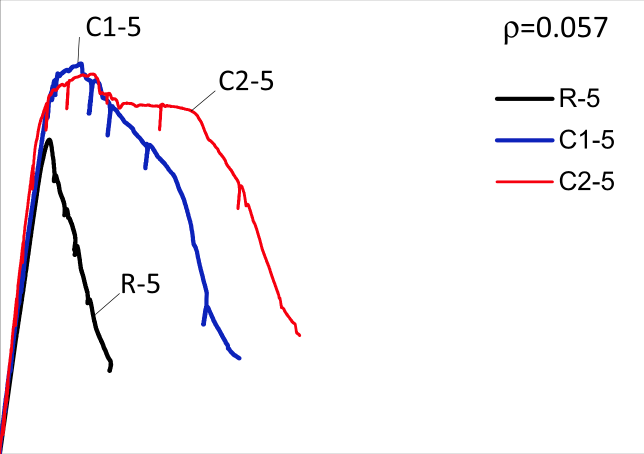
#> input picture Figure4.png, 1288 x 908 px (shown at 1/2 size)
$ jupyter execute Curve_Extraction.ipynb
#> lines starting #> are read from the running program, lines starting #| are printed output that depends on the picture
# Curve Extraction

The goal is to extract numerical values from an image.

### 1. Image import and Preprocessing

[cell 1]
import skimage.io as skio
import numpy as np

[cell 2]
figure1 = skio.imread('Figure4.png')
#> figure1 is the input picture: shape (908, 1288, 4); mean R, G, B, A 248, 245.7, 247.6, 255

[cell 3]
skio.imshow(figure1)

[cell 4]
figure1 = np.delete(figure1, 3,2)
#> figure1: shape (908, 1288, 3)

[cell 5]
# Make legend as a part of background
figure1[:, 800:,:] = [255,255,255]
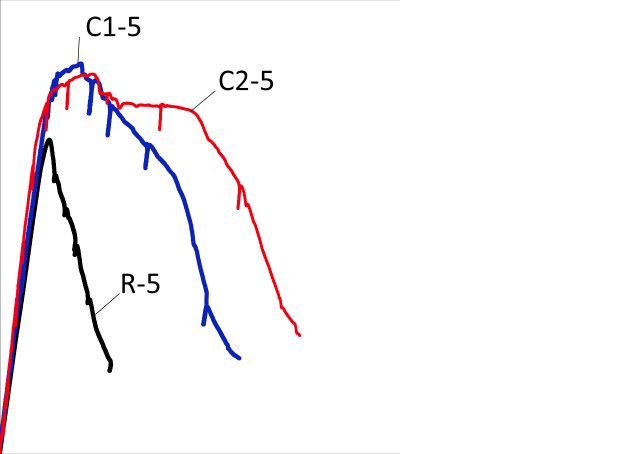
#> figure1: shape (908, 1288, 3) (shown at 1/2 size); mean R, G, B 249.7, 247.5, 249.3

[cell 6]
h, w, _ = figure1.shape
#> h = 908; w = 1288

### 2. Extract and rescale the coordinates

[cell 7]
# Extract coordinate of a certain color from the original graph
# Using vectorization
# Note: the pixel pairs is (h,w)/(y,x)

def extract_cord(h, w, img, color, delta):
    low = color - delta
    high = color + delta

    h_coord, w_coord =  np.where((img[:,:,0] < high[0]) & (img[:,:,0] > low[0]) & \
                    (img[:,:,1] < high[1]) & (img[:,:,1] > low[1]) & \
                    (img[:,:,2] < high[2]) & (img[:,:,2] > low[2]) )
    print(h_coord,w_coord)
    coords = np.zeros((len(h_coord),2))
    coords[:,0] = h - h_coord
    coords[:,1] = w_coord
    print(coords)
    return coords

    '''
    The following is an unvectorized implementation:

    for i in range(h):
        for j in range(w):
            pix = img[i][j]
            exit = False
            for k in range(3):
                if pix[k] > high[k] or pix[k] < low[k]:
                    exit = True
            if exit == True:
                pass
            else:
                cords.append([i,j])
    return cords
    '''

[cell 8]
# change the coordinate
def change_cords(h,w, x,y, coords):
    coords = np.array(coords)
    coords [:,0] = coords [:,0] * x/h
    coords [:,1] = coords [:,1] * y/w
    return coords

[cell 9]
# Turn the coordinates into (x,y) sequence
# Average out y_s if they have the same x value
def average_coords(coords, decimal):
    coords[:,1] = np.around(coords,decimals =2)[:,1]
    x_val = list(set(coords[:,1]))
    return_val = np.zeros((len(x_val),2))
    return_val[:,0] = x_val
    for i in range(len(x_val)):
        val = coords[coords[:,1] == x_val[i]][:,0].mean()
        #print(val)
        return_val[i,1] = val
    return return_val

[cell 10]
def main(color, figure, delta):
    curve_coords = extract_cord(h, w, figure, color, delta)
    coords = change_cords(h,w, 160,150, curve_coords)
    final = average_coords(coords, 2)
    return final

[cell 11]
blue2 = main(np.array([0,0,255]), figure1, 80)
#> in extract_cord, `low = color - delta`: low = [-80, -80, 175]
#> in extract_cord, `high = color + delta`: high = [80, 80, 335]
#> in extract_cord, `h_coord, w_coord =  np.where((img[:,:,0] < high[0]) & (img[:,:,0] > lo..`: h_coord = 12032 values from 123 to 907; w_coord = 12032 values, max 482 at index 11701, min 0 at index 12001, mean 227.3
#> (printed output is left out)
#> in extract_cord, `coords = np.zeros((len(h_coord),2))`: coords = 12032 pairs, first value 0 to 0, second value 0 to 0
#> (printed output is left out)
#> in main, `curve_coords = extract_cord(h, w, figure, color, delta)`: curve_coords = 12032 pairs, first value 1 to 785, second value 0 to 482
#> in change_cords, `coords = np.array(coords)`: coords has the same summary as curve_coords in main
#> in main, `coords = change_cords(h,w, 160,150, curve_coords)`: coords = 12032 pairs, first value 0.176 to 138.3, second value 0 to 56.13
#> in average_coords, `x_val = list(set(coords[:,1]))`: x_val = 468 values, max 56.13 at index 229, min 0 at index 0, mean 28.52
#> in average_coords, `return_val = np.zeros((len(x_val),2))`: return_val = 468 pairs, first value 0 to 0, second value 0 to 0
#> the loop in average_coords, `for i in range(len(x_val)):` made 468 passes
#> val on passes 1 to 3: 8.19, 17.44, 32.86
#> after the loop in average_coords, `for i in range(len(x_val)):`: return_val = 468 pairs, first value 0 to 56.13, second value 6.96 to 137.4
#> in main, `final = average_coords(coords, 2)`: final has the same summary as return_val in average_coords
#> blue2 has the same summary as return_val in average_coords

### 3. Visualization

[cell 12]
import matplotlib.pyplot as plt

[cell 13]
plt.scatter(blue2[:,0],blue2[:,1])
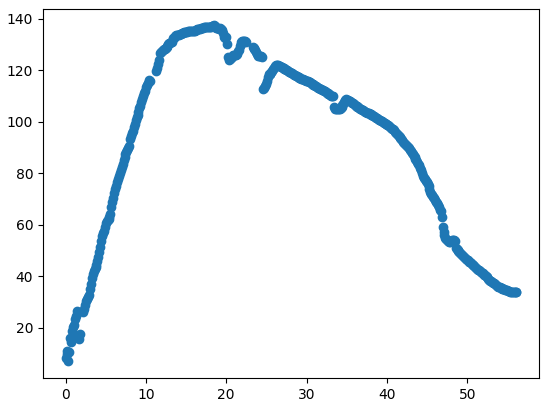
#> figure drawn by matplotlib, 1 panel

### 4. Export to excel

[cell 14]
import pandas as pd

[cell 15]
def export (coords, filepath):
    df = pd.DataFrame (coords)
    df.to_excel(filepath, index=False)

[cell 16]
filepath = 'figure4_blue.xlsx'
export(blue2, filepath)
#> in export, `df = pd.DataFrame (coords)`: df = table of 468 rows and 2 columns

$ run again, with Figure1.png copied over Figure4.png
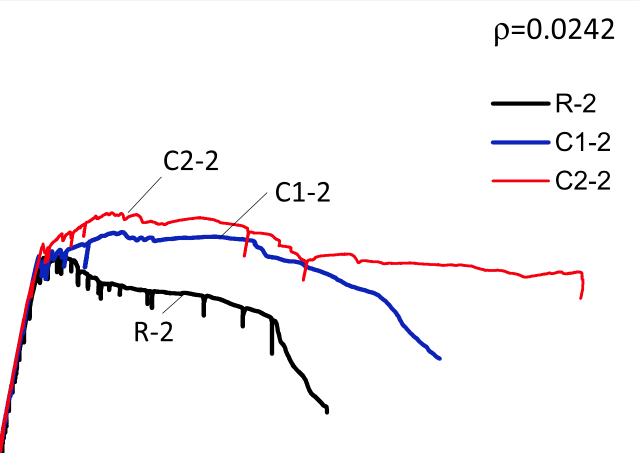
#> input picture Figure1.png, 1278 x 906 px (shown at 1/2 size)
#> figure1 is the input picture: shape (906, 1278, 4); mean R, G, B, A 247.7, 245.3, 246.9, 255
#> `figure1[:, 800:,:] = [255,255,255]`:
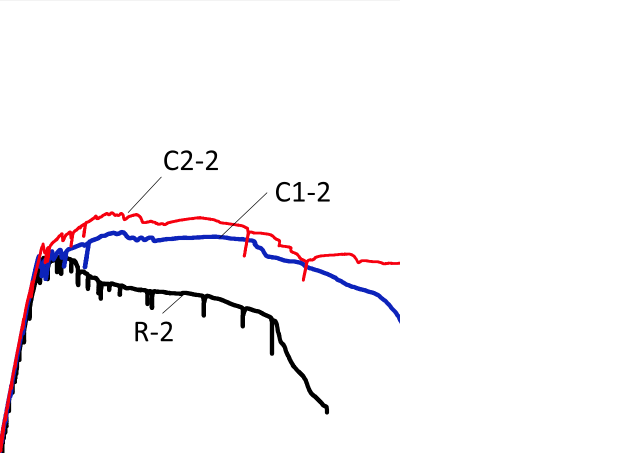
#> figure1: shape (906, 1278, 3) (shown at 1/2 size); mean R, G, B 249.7, 247.9, 249.3
#> low = [-80, -80, 175]
#> high = [80, 80, 335]
#> h_coord = 8788 values from 460 to 905; w_coord = 8788 values, max 799 at index 8208, min 2 at index 8786, mean 359
#> (printed output is left out)
#> in extract_cord, `coords = np.zeros((len(h_coord),2))`: coords = 8788 pairs, first value 0 to 0, second value 0 to 0
#> (printed output is left out)
#> curve_coords = 8788 pairs, first value 1 to 446, second value 2 to 799
#> in change_cords, `coords = np.array(coords)`: coords has the same summary as curve_coords in main
#> in main, `coords = change_cords(h,w, 160,150, curve_coords)`: coords = 8788 pairs, first value 0.177 to 78.76, second value 0.235 to 93.78
#> x_val = 786 values, max 93.78 at index 325, min 0.23 at index 449, mean 46.9
#> in average_coords, `return_val = np.zeros((len(x_val),2))`: return_val = 786 pairs, first value 0 to 0, second value 0 to 0
#> the loop in average_coords, `for i in range(len(x_val)):` made 786 passes
#> val on passes 1 to 3: 10.35, 20.84, 31.35
#> after the loop in average_coords, `for i in range(len(x_val)):`: return_val = 786 pairs, first value 0.23 to 93.78, second value 0.177 to 78.06
#> final has the same summary as return_val in average_coords
#> blue2 has the same summary as return_val in average_coords
#> `[cell 13] plt.scatter(blue2[:,0],blue2[:,1])`:
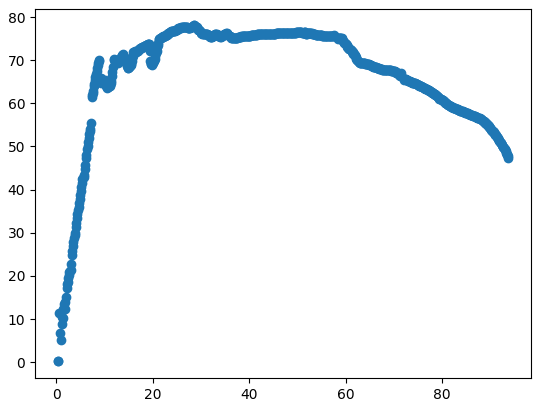
#> figure drawn by matplotlib, 1 panel
#> df = table of 786 rows and 2 columns

$ run again, with Figure2.png copied over Figure4.png
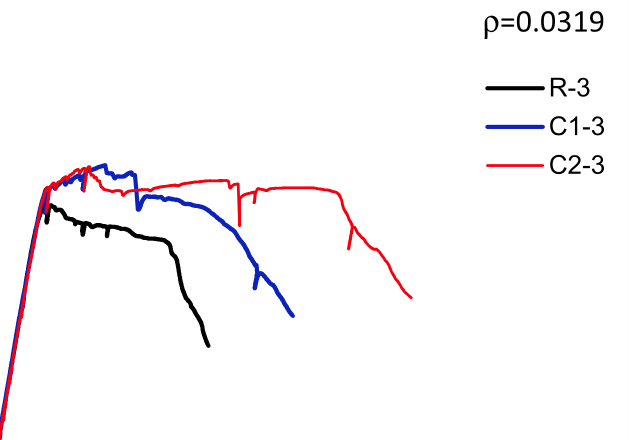
#> input picture Figure2.png, 1258 x 880 px (shown at 1/2 size)
#> figure1 is the input picture: shape (880, 1258, 4); mean R, G, B, A 250.1, 247.8, 249.2, 255
#> `figure1[:, 800:,:] = [255,255,255]`:
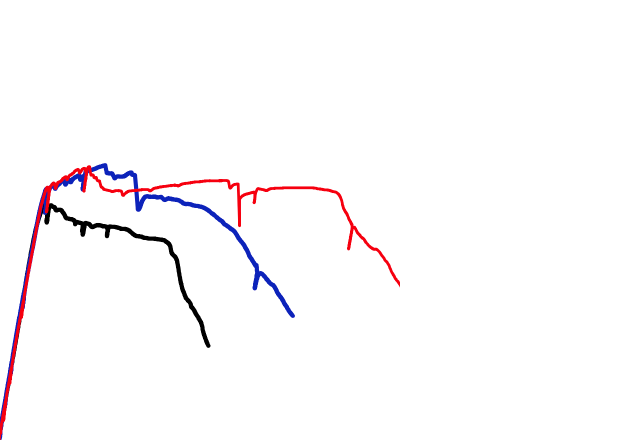
#> figure1: shape (880, 1258, 3) (shown at 1/2 size); mean R, G, B 251.9, 249.8, 251.1
#> low = [-80, -80, 175]
#> high = [80, 80, 335]
#> h_coord = 7337 values from 327 to 879; w_coord = 7337 values, max 589 at index 6813, min 0 at index 7297, mean 319
#> (printed output is left out)
#> in extract_cord, `coords = np.zeros((len(h_coord),2))`: coords = 7337 pairs, first value 0 to 0, second value 0 to 0
#> (printed output is left out)
#> curve_coords = 7337 pairs, first value 1 to 553, second value 0 to 589
#> in change_cords, `coords = np.array(coords)`: coords has the same summary as curve_coords in main
#> in main, `coords = change_cords(h,w, 160,150, curve_coords)`: coords = 7337 pairs, first value 0.182 to 100.5, second value 0 to 70.23
#> x_val = 568 values, max 70.23 at index 442, min 0 at index 0, mean 35.81
#> in average_coords, `return_val = np.zeros((len(x_val),2))`: return_val = 568 pairs, first value 0 to 0, second value 0 to 0
#> the loop in average_coords, `for i in range(len(x_val)):` made 568 passes
#> val on passes 1 to 3: 7.73, 21.75, 31.82
#> after the loop in average_coords, `for i in range(len(x_val)):`: return_val = 568 pairs, first value 0 to 70.23, second value 5.84 to 99.82
#> final has the same summary as return_val in average_coords
#> blue2 has the same summary as return_val in average_coords
#> `[cell 13] plt.scatter(blue2[:,0],blue2[:,1])`:
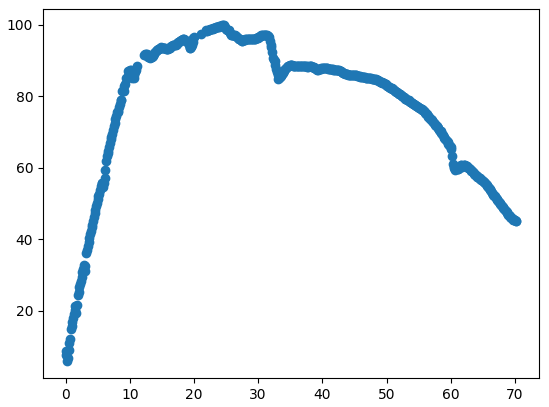
#> figure drawn by matplotlib, 1 panel
#> df = table of 568 rows and 2 columns

$ run again, with Figure3.png copied over Figure4.png
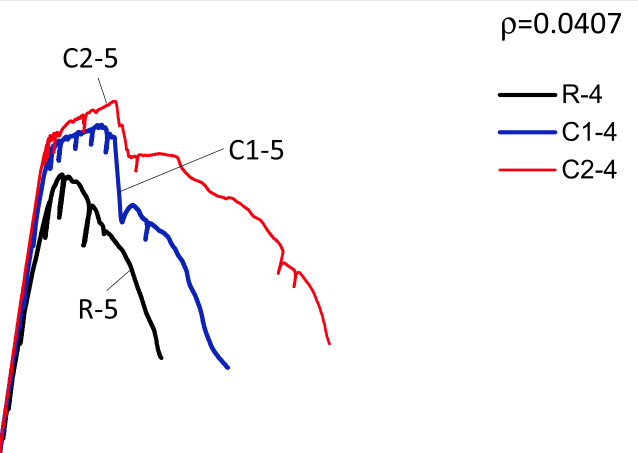
#> input picture Figure3.png, 1276 x 906 px (shown at 1/2 size)
#> figure1 is the input picture: shape (906, 1276, 4); mean R, G, B, A 247.6, 245.5, 247.3, 255
#> `figure1[:, 800:,:] = [255,255,255]`:
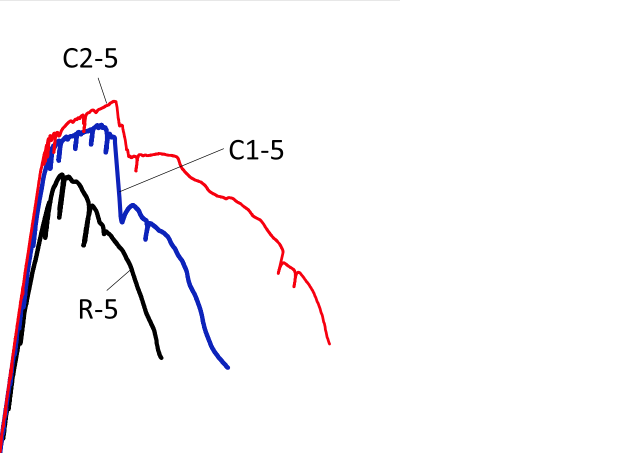
#> figure1: shape (906, 1276, 3) (shown at 1/2 size); mean R, G, B 249.4, 247.4, 249.1
#> low = [-80, -80, 175]
#> high = [80, 80, 335]
#> h_coord = 11438 values from 245 to 905; w_coord = 11438 values, max 459 at index 11045, min 0 at index 11370, mean 212.7
#> (printed output is left out)
#> in extract_cord, `coords = np.zeros((len(h_coord),2))`: coords = 11438 pairs, first value 0 to 0, second value 0 to 0
#> (printed output is left out)
#> curve_coords = 11438 pairs, first value 1 to 661, second value 0 to 459
#> in change_cords, `coords = np.array(coords)`: coords has the same summary as curve_coords in main
#> in main, `coords = change_cords(h,w, 160,150, curve_coords)`: coords = 11438 pairs, first value 0.177 to 116.7, second value 0 to 53.96
#> x_val = 456 values, max 53.96 at index 434, min 0 at index 80, mean 27.1
#> in average_coords, `return_val = np.zeros((len(x_val),2))`: return_val = 456 pairs, first value 0 to 0, second value 0 to 0
#> the loop in average_coords, `for i in range(len(x_val)):` made 456 passes
#> val on passes 1 to 3: 5.13, 17.48, 20.61
#> after the loop in average_coords, `for i in range(len(x_val)):`: return_val = 456 pairs, first value 0 to 53.96, second value 1.32 to 115.6
#> final has the same summary as return_val in average_coords
#> blue2 has the same summary as return_val in average_coords
#> `[cell 13] plt.scatter(blue2[:,0],blue2[:,1])`:
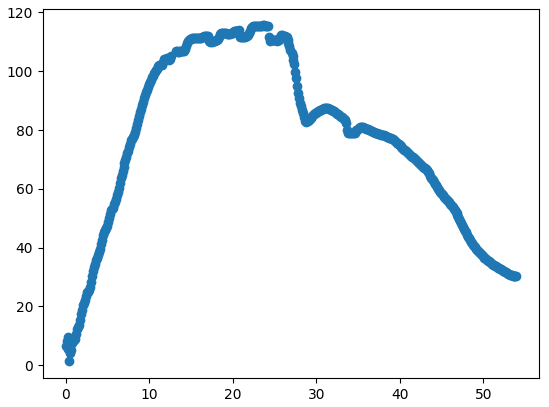
#> figure drawn by matplotlib, 1 panel
#> df = table of 456 rows and 2 columns
